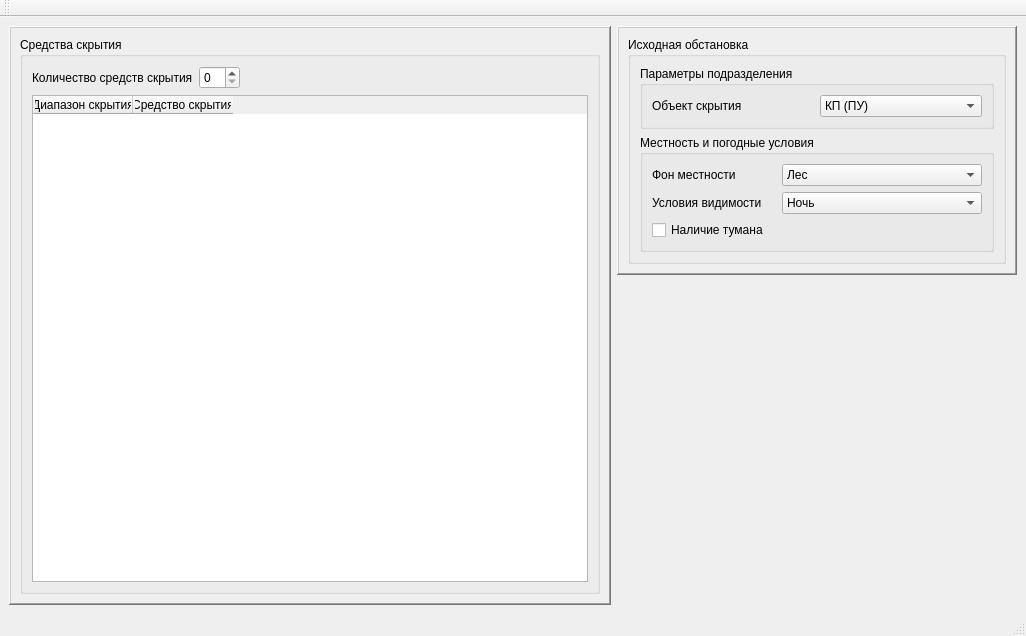
<?xml version="1.0" encoding="UTF-8"?>
<ui version="4.0">
 <class>MainWindow</class>
 <widget class="QMainWindow" name="MainWindow">
  <property name="geometry">
   <rect>
    <x>0</x>
    <y>0</y>
    <width>1026</width>
    <height>636</height>
   </rect>
  </property>
  <property name="windowTitle">
   <string>Расчет средств скрытия для ЗРДН</string>
  </property>
  <widget class="QWidget" name="centralwidget">
   <layout class="QHBoxLayout" name="horizontalLayout_3">
    <item>
     <widget class="QFrame" name="frame_weapons">
      <property name="frameShape">
       <enum>QFrame::WinPanel</enum>
      </property>
      <property name="frameShadow">
       <enum>QFrame::Raised</enum>
      </property>
      <layout class="QVBoxLayout" name="verticalLayout">
       <item>
        <widget class="QGroupBox" name="groupBox_weapons">
         <property name="title">
          <string>Средства скрытия</string>
         </property>
         <layout class="QVBoxLayout" name="verticalLayout_6">
          <item>
           <layout class="QHBoxLayout" name="horizontalLayout_2">
            <item>
             <widget class="QLabel" name="label_count">
              <property name="text">
               <string>Количество средств скрытия</string>
              </property>
             </widget>
            </item>
            <item>
             <widget class="QSpinBox" name="spinBox_count"/>
            </item>
            <item>
             <spacer name="horizontalSpacer">
              <property name="orientation">
               <enum>Qt::Horizontal</enum>
              </property>
              <property name="sizeHint" stdset="0">
               <size>
                <width>40</width>
                <height>20</height>
               </size>
              </property>
             </spacer>
            </item>
           </layout>
          </item>
          <item>
           <widget class="QTableWidget" name="tableWidget_weapons">
            <column>
             <property name="text">
              <string>Диапазон скрытия</string>
             </property>
            </column>
            <column>
             <property name="text">
              <string>Средство скрытия</string>
             </property>
            </column>
           </widget>
          </item>
         </layout>
        </widget>
       </item>
      </layout>
     </widget>
    </item>
    <item>
     <layout class="QVBoxLayout" name="verticalLayout_4">
      <item>
       <widget class="QFrame" name="frame_input">
        <property name="minimumSize">
         <size>
          <width>0</width>
          <height>0</height>
         </size>
        </property>
        <property name="maximumSize">
         <size>
          <width>400</width>
          <height>16777215</height>
         </size>
        </property>
        <property name="frameShape">
         <enum>QFrame::WinPanel</enum>
        </property>
        <property name="frameShadow">
         <enum>QFrame::Raised</enum>
        </property>
        <layout class="QVBoxLayout" name="verticalLayout_3">
         <item>
          <widget class="QGroupBox" name="groupBox_input">
           <property name="title">
            <string>Исходная обстановка</string>
           </property>
           <layout class="QVBoxLayout" name="verticalLayout_2">
            <item>
             <widget class="QGroupBox" name="groupBox_uint">
              <property name="title">
               <string>Параметры подразделения</string>
              </property>
              <property name="flat">
               <bool>false</bool>
              </property>
              <layout class="QHBoxLayout" name="horizontalLayout">
               <item>
                <widget class="QLabel" name="label_5">
                 <property name="text">
                  <string>Объект скрытия</string>
                 </property>
                </widget>
               </item>
               <item>
                <widget class="QComboBox" name="comboBox_obj">
                 <item>
                  <property name="text">
                   <string>КП (ПУ)</string>
                  </property>
                 </item>
                 <item>
                  <property name="text">
                   <string>ЗРАДН</string>
                  </property>
                 </item>
                 <item>
                  <property name="text">
                   <string>ЗРДН</string>
                  </property>
                 </item>
                 <item>
                  <property name="text">
                   <string>ЗРК-С300 (400)</string>
                  </property>
                 </item>
                 <item>
                  <property name="text">
                   <string>ЗРПК</string>
                  </property>
                 </item>
                 <item>
                  <property name="text">
                   <string>а/м с кунгом</string>
                  </property>
                 </item>
                </widget>
               </item>
              </layout>
             </widget>
            </item>
            <item>
             <widget class="QGroupBox" name="groupBox_weather">
              <property name="title">
               <string>Местность и погодные условия</string>
              </property>
              <property name="flat">
               <bool>false</bool>
              </property>
              <property name="checkable">
               <bool>false</bool>
              </property>
              <layout class="QGridLayout" name="gridLayout_2">
               <item row="2" column="1" colspan="3">
                <spacer name="horizontalSpacer_4">
                 <property name="orientation">
                  <enum>Qt::Horizontal</enum>
                 </property>
                 <property name="sizeHint" stdset="0">
                  <size>
                   <width>471</width>
                   <height>20</height>
                  </size>
                 </property>
                </spacer>
               </item>
               <item row="1" column="2" colspan="2">
                <widget class="QComboBox" name="comboBox_visual">
                 <property name="maximumSize">
                  <size>
                   <width>200</width>
                   <height>16777215</height>
                  </size>
                 </property>
                 <item>
                  <property name="text">
                   <string>Ночь</string>
                  </property>
                 </item>
                 <item>
                  <property name="text">
                   <string>Сумерки</string>
                  </property>
                 </item>
                 <item>
                  <property name="text">
                   <string>Пасмурный день</string>
                  </property>
                 </item>
                 <item>
                  <property name="text">
                   <string>Солнечный день</string>
                  </property>
                 </item>
                 <item>
                  <property name="text">
                   <string>Солнечный день c идеальными усл.</string>
                  </property>
                 </item>
                </widget>
               </item>
               <item row="0" column="2" colspan="2">
                <widget class="QComboBox" name="comboBox_local">
                 <property name="maximumSize">
                  <size>
                   <width>200</width>
                   <height>16777215</height>
                  </size>
                 </property>
                 <item>
                  <property name="text">
                   <string>Лес</string>
                  </property>
                 </item>
                 <item>
                  <property name="text">
                   <string>Трава</string>
                  </property>
                 </item>
                 <item>
                  <property name="text">
                   <string>Песок</string>
                  </property>
                 </item>
                 <item>
                  <property name="text">
                   <string>Снег</string>
                  </property>
                 </item>
                 <item>
                  <property name="text">
                   <string>Грунтовая дорога</string>
                  </property>
                 </item>
                 <item>
                  <property name="text">
                   <string>Асфальтовая дорога</string>
                  </property>
                 </item>
                </widget>
               </item>
               <item row="1" column="0">
                <widget class="QLabel" name="label">
                 <property name="text">
                  <string>Условия видимости</string>
                 </property>
                </widget>
               </item>
               <item row="0" column="0">
                <widget class="QLabel" name="label_4">
                 <property name="text">
                  <string>Фон местности</string>
                 </property>
                </widget>
               </item>
               <item row="0" column="1">
                <spacer name="horizontalSpacer_6">
                 <property name="orientation">
                  <enum>Qt::Horizontal</enum>
                 </property>
                 <property name="sizeHint" stdset="0">
                  <size>
                   <width>87</width>
                   <height>20</height>
                  </size>
                 </property>
                </spacer>
               </item>
               <item row="1" column="1">
                <spacer name="horizontalSpacer_5">
                 <property name="orientation">
                  <enum>Qt::Horizontal</enum>
                 </property>
                 <property name="sizeHint" stdset="0">
                  <size>
                   <width>81</width>
                   <height>20</height>
                  </size>
                 </property>
                </spacer>
               </item>
               <item row="2" column="0">
                <widget class="QCheckBox" name="checkBox_fog">
                 <property name="text">
                  <string>Наличие тумана</string>
                 </property>
                </widget>
               </item>
              </layout>
             </widget>
            </item>
           </layout>
          </widget>
         </item>
         <item>
          <layout class="QGridLayout" name="gridLayout_calc"/>
         </item>
        </layout>
       </widget>
      </item>
      <item>
       <spacer name="verticalSpacer">
        <property name="orientation">
         <enum>Qt::Vertical</enum>
        </property>
        <property name="sizeHint" stdset="0">
         <size>
          <width>20</width>
          <height>40</height>
         </size>
        </property>
       </spacer>
      </item>
     </layout>
    </item>
   </layout>
  </widget>
  <widget class="QMenuBar" name="menubar">
   <property name="geometry">
    <rect>
     <x>0</x>
     <y>0</y>
     <width>1026</width>
     <height>26</height>
    </rect>
   </property>
  </widget>
  <widget class="QStatusBar" name="statusbar"/>
  <widget class="QToolBar" name="toolBar">
   <property name="windowTitle">
    <string>toolBar</string>
   </property>
   <attribute name="toolBarArea">
    <enum>TopToolBarArea</enum>
   </attribute>
   <attribute name="toolBarBreak">
    <bool>false</bool>
   </attribute>
  </widget>
 </widget>
 <resources/>
 <connections/>
</ui>
